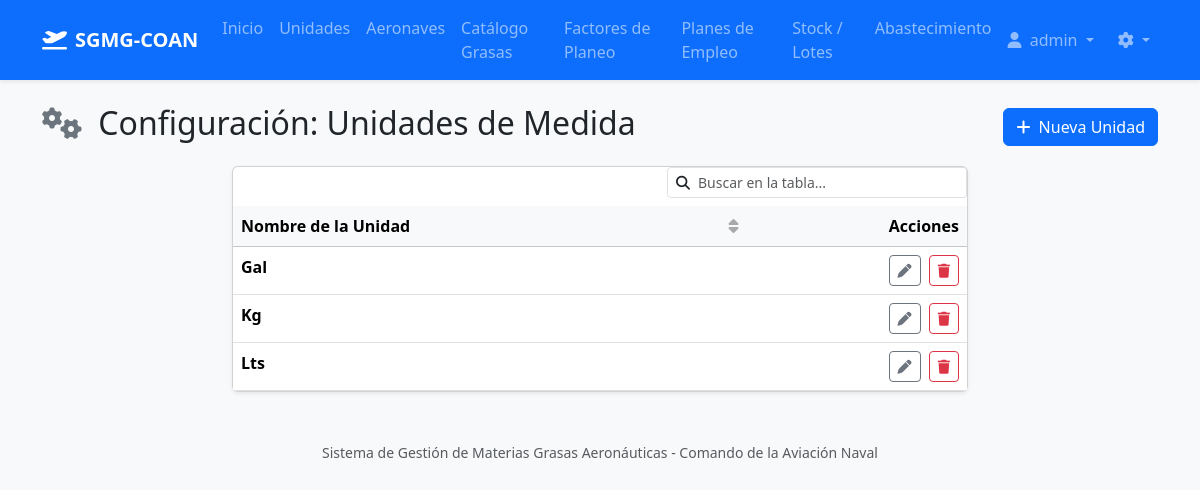
Page /config/measurement-units/ (signed in) on the committed database.
### core/models.py (models this page shows, shortened)
class CustomUser(AbstractUser):
    unit = models.ForeignKey(
        'Unit',
        on_delete=models.SET_NULL,
        null=True,
        blank=True,
        related_name='users',
        verbose_name="Unidad / Escuadrilla Asignada",
        help_text="Asignar una unidad para restringir al usuario a consumos únicamente de esta ubicación."
    )

class MeasurementUnit(models.Model):
    name = models.CharField(max_length=50, unique=True, verbose_name="Unidad de Medida (Ej: Kg, Lts)")
    class Meta:
        verbose_name = "Unidad de Medida"
        verbose_name_plural = "Unidades de Medida"
        ordering = ['name']

### core/views.py (the view)
# urls.py: path('config/measurement-units/', views.MeasurementUnitListView.as_view(), name='measurementunit_list'),
class MeasurementUnitListView(LogisticsRequiredMixin, ListView):
    model = MeasurementUnit
    template_name = 'core/measurementunit_list.html'
    context_object_name = 'units'

### core/views.py (called while the page is built)
    def test_func(self):
        user = self.request.user
        if not user.is_authenticated:
            return False
        return user.is_superuser or user.groups.filter(name__in=['Administrador', 'Logistica']).exists()

### core/templates/core/measurementunit_list.html (shortened to what this page needs)
{% extends 'base.html' %}
{% block content %}
<div class="d-flex justify-content-between align-items-center mt-4 mb-3">
    <h2><i class="fa-solid fa-gears me-2 text-secondary"></i> Configuración: Unidades de Medida</h2>
    {% if user.is_staff or 'Logistica' in user.groups.all|join:',' or 'Administrador' in user.groups.all|join:',' %}
    <a href="{% url 'measurementunit_create' %}" class="btn btn-primary"><i class="fa-solid fa-plus me-1"></i> Nueva Unidad</a>
    {% endif %}
</div>
<div class="row">
    <div class="col-md-8 mx-auto">
        <div class="card shadow-sm">
            <div class="card-body p-0">
                <table class="table table-hover mb-0">
                    <thead class="table-light">
                        <tr>
                            <th>Nombre de la Unidad</th>
                            <th class="text-end">Acciones</th>
                        </tr>
                    </thead>
                    <tbody>
                        {% for unit in units %}
                        <tr>
                            <td><strong>{{ unit.name }}</strong></td>
                            <td class="text-end">
                                {% if user.is_staff or 'Logistica' in user.groups.all|join:',' or 'Administrador' in user.groups.all|join:',' %}
                                <a href="{% url 'measurementunit_update' unit.pk %}" class="btn btn-sm btn-outline-secondary"><i class="fa-solid fa-pen"></i></a>
                                <form action="{% url 'measurementunit_delete' unit.pk %}" method="post" class="d-inline">
                                    <button type="submit" class="btn btn-sm btn-outline-danger ms-1" onclick="return confirm('¿Está seguro de eliminar esta unidad de medida? Si hay grasas usándola, la eliminación fallará para proteger la base de datos.')"><i class="fa-solid fa-trash"></i></button>
                                </form>
                                {% endif %}
                            </td>
                        </tr>
                        {% empty %}
                        <tr>
                            <td colspan="2" class="text-center py-4 text-muted">No hay unidades de medida configuradas. Agregue "Kg" o "Lts" para empezar.</td>
                        </tr>
                        {% endfor %}
                    </tbody>
                </table>
            </div>
        </div>
    </div>
</div>
{% endblock %}

### templates/base.html (shortened to what this page needs)
<!DOCTYPE html>
{% load static %}
<html lang="es">
<head>
    <link href="https://cdn.jsdelivr.net/npm/bootstrap@5.3.2/dist/css/bootstrap.min.css" rel="stylesheet">
    <link rel="stylesheet" href="https://cdnjs.cloudflare.com/ajax/libs/font-awesome/6.4.2/css/all.min.css">
    <link href="{% static 'css/style.css' %}" rel="stylesheet">
</head>
<body class="bg-light">
    <nav class="navbar navbar-expand-lg navbar-dark bg-primary shadow-sm mb-4">
        <div class="container">
            <a class="navbar-brand d-flex align-items-center" href="/">
                <i class="fa-solid fa-plane-departure me-2"></i>
                <strong>SGMG-COAN</strong>
            </a>
            <div class="collapse navbar-collapse" id="navbarNav">
                <ul class="navbar-nav me-auto">
                    <li class="nav-item">
                        <a class="nav-link" href="/">Inicio</a>
                    </li>
                    {% if user.is_authenticated %}
                    <li class="nav-item">
                        <a class="nav-link" href="{% url 'unit_list' %}">Unidades</a>
                    </li>
                    <li class="nav-item">
                        <a class="nav-link" href="{% url 'aircraft_list' %}">Aeronaves</a>
                    </li>
                    <li class="nav-item">
                        <a class="nav-link" href="{% url 'grease_list' %}">Catálogo Grasas</a>
                    </li>
                    <li class="nav-item">
                        <a class="nav-link" href="{% url 'association_list' %}">Factores de Planeo</a>
                    </li>
                    <li class="nav-item">
                        <a class="nav-link" href="{% url 'flightplan_list' %}">Planes de Empleo</a>
                    </li>
                    <li class="nav-item">
                        <a class="nav-link" href="{% url 'batch_list' %}">Stock / Lotes</a>
                    </li>
                    <li class="nav-item">
                        <a class="nav-link" href="{% url 'procurement_forecast' %}">Abastecimiento</a>
                    </li>
                    {% endif %}
                </ul>
                <ul class="navbar-nav ms-auto">
                    {% if user.is_authenticated %}
                        <li class="nav-item dropdown">
                            <a class="nav-link dropdown-toggle" href="#" id="navbarDropdown" role="button" data-bs-toggle="dropdown" aria-expanded="false">
                                <i class="fa-solid fa-user me-1"></i> {{ user.username }}
                            </a>
                        </li>
                        {% if user.is_staff or 'Administrador' in user.groups.all|join:',' or 'Logistica' in user.groups.all|join:',' %}
                        <li class="nav-item dropdown ms-2">
                            <a class="nav-link dropdown-toggle" href="#" id="configDropdown" role="button" data-bs-toggle="dropdown" aria-expanded="false" title="Configuración del Sistema">
                                <i class="fa-solid fa-gear"></i>
                            </a>
                        </li>
                        {% endif %}
                    {% else %}
                        <li class="nav-item">
                            <a class="nav-link" href="{% url 'login' %}">Iniciar Sesión</a>
                        </li>
                    {% endif %}
                </ul>
            </div>
        </div>
    </nav>
    <div class="container">
        {% block content %}
        {% endblock %}
    </div>
    <footer class="text-center mt-5 mb-3 text-muted">
        <small>Sistema de Gestión de Materias Grasas Aeronáuticas - Comando de la Aviación Naval</small>
    </footer>
</body>
</html>

### rows in the picture
CustomUser: username "admin"
MeasurementUnit: name "Gal"
MeasurementUnit: name "Kg"
MeasurementUnit: name "Lts"
